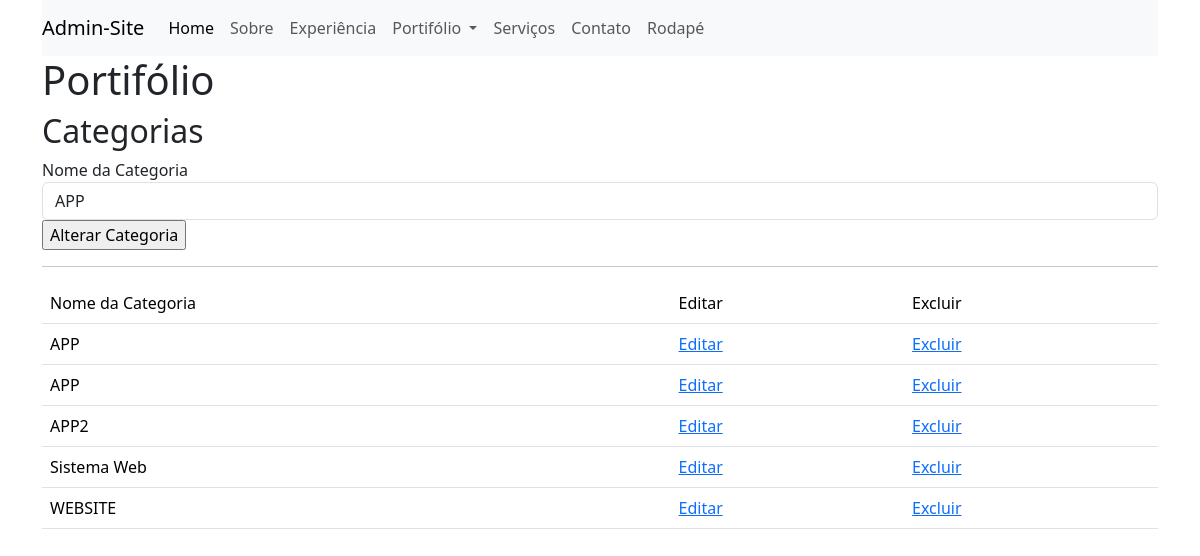
/admin/home.php?pg=portfolio_categorias&acao=editar&id=6 (signed in), run on the app's committed database.
### tables this page shows
CREATE TABLE `categorias` (
  `id` int(10) unsigned NOT NULL AUTO_INCREMENT,
  `nome` varchar(50) DEFAULT NULL,
  PRIMARY KEY (`id`)
);

### admin/connect.php (called while the page is built, shortened)
<?php
class connect
{
  function select($sql)
  {
    try {
      $cnx = new PDO('mysql:host=' . HOST . ';dbname=' . DB . '', USER, PASS, array(PDO::MYSQL_ATTR_INIT_COMMAND => "SET NAMES utf8"));
      $con = $cnx->prepare($sql);
      $con->execute();
      return $con->fetch(PDO::FETCH_ASSOC);
    } catch (PDOException $e) {
      echo "Ops! desculpe, algo deu errado, por favor tente mais tarde:<br>";
      echo "<br>";
      echo $e->getMessage();
      exit;
    }
  }
  function selectFor($sql)
  {
    try {
      $cnx = new PDO('mysql:host=' . HOST . ';dbname=' . DB . '', USER, PASS, array(PDO::MYSQL_ATTR_INIT_COMMAND => "SET NAMES utf8"));
      $con = $cnx->prepare($sql);
      $con->execute();
      return $con->fetchAll(PDO::FETCH_ASSOC);
    } catch (PDOException $e) {
      echo "Ops! desculpe,  algo deu errado, por favor tente mais tarde:<br>";
      echo "<br>";
      echo $e->getMessage();
      exit;
    }
  }
}

### admin/pg/portfolio_categorias.php (the view, shortened to what this page needs)
<h1>Portifólio</h1>
<h2>Categorias</h2>
<?php
if (isset($_GET['acao']) && $_GET['acao'] == 'editar') {
    $id = $_GET['id'];
    $cat = $sql->select("SELECT* FROM categorias WHERE id = {$id}");
?>
    <form id="editar" class="form-group" method="post">
        <label for="nomeCateg">Nome da Categoria</label>
        <input class="form-control" type="text" name="nomeCateg" id="nomeCateg" value="<?= $cat['nome'] ?>" required>
        <input type="submit" name="editaCategoria" value="Alterar Categoria">
    </form>
<?php
}
?>
<hr>
<table class="table table-stripped">
    <tr>
        <td>Nome da Categoria</td>
        <td>Editar</td>
        <td>Excluir</td>
    </tr>
    <?php
    $categ = $sql->selectFor("SELECT * FROM categorias ORDER BY nome");
    foreach ($categ as $v) {
        echo "<tr>
                <td>{$v['nome']}</td>
                <td>
                <a href=\"home.php?pg=portfolio_categorias&acao=editar&id={$v['id']}\">Editar</a>
                </td>
                <td>
                <a href=\"home.php?pg=portfolio_categorias&acao=excluir&id={$v['id']}\">Excluir</a>
                </td>
            </tr>
        ";
    }
    ?>
</table>

### data on the page
categorias: nomeCateg "APP", nome "APP"
categorias: nome "APP"
categorias: nome "APP2"
categorias: nome "Sistema Web"
categorias: nome "WEBSITE"
